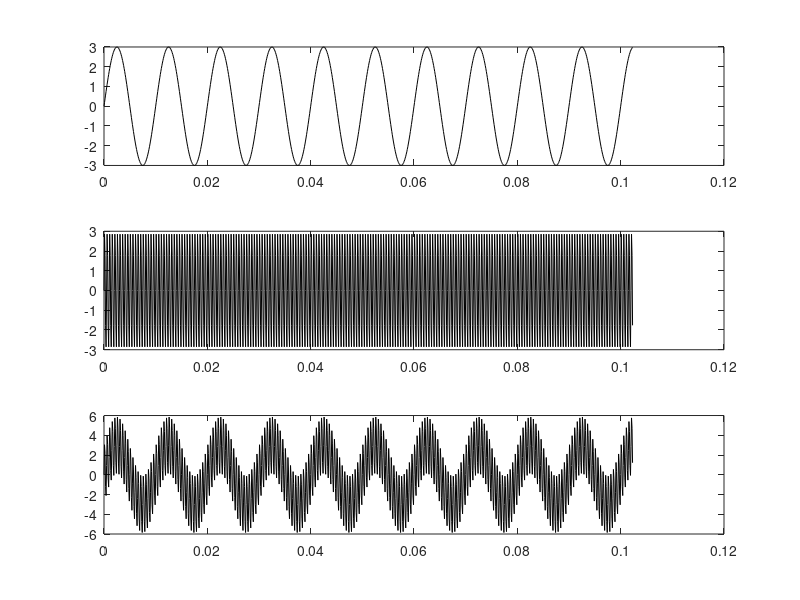

Source code (MATLAB): (Note: this script raises an error after producing the figure.)
clc;clear all;close all;
% -------------------------------FIR_filter--------------------------------------%
% Generate an input signal.The input signal is composed of two signals with large differences in frequency.
% -------------------------------------------------------------------------------------%
%% System parameters
N = 1024;
Fs = 10000;
Ts = 1/Fs;
%% Design a 100Hz+2000Hz signal 
A = 3;

t = (0 : N-1) * Ts ;
ft_0 = 100;
vi_0 = zeros(1,N);
ft_1 = 2000;
vi_1 = zeros(1,N);
vi = zeros(1,N);

for n = 1 : N
    vi_0(n) = A * sin(2*pi*ft_0*t(n));
    vi_1(n) = A * sin(2*pi*ft_1*t(n));
    vi(n) = vi_0(n) + vi_1(n);
end

figure(1)
subplot(3,1,1);
plot(t,vi_0,'k');
subplot(3,1,2);
plot(t,vi_1,'k');
subplot(3,1,3);
plot(t,vi,'k');

[Fre0,Amp0] = fft_plot(vi_0,Fs,N);
[Fre1,Amp1] = fft_plot(vi_1,Fs,N);
[Fre,Amp] = fft_plot(vi,Fs,N);

figure(2)
subplot(3,1,1);
plot(Fre0,Amp0,'k');
subplot(3,1,2);
plot(Fre1,Amp1,'k');
subplot(3,1,3);
plot(Fre,Amp,'k');


vi_in(:,1) = 0:N-1;
vi_in(:,2) = vi;
